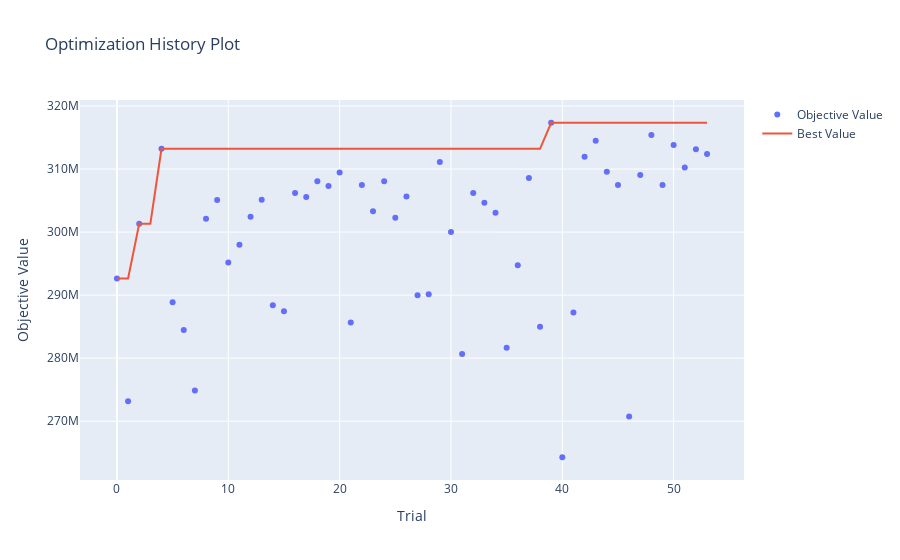

The notebook cell this image was saved under:
### Markdown cell above
Analizamos los resultados as usual

### Code cell
optuna.visualization.plot_optimization_history(study)
